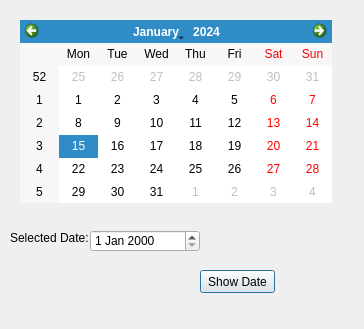
<?xml version="1.0" encoding="UTF-8"?>
<ui version="4.0">
 <class>Dialog</class>
 <widget class="QDialog" name="Dialog">
  <property name="geometry">
   <rect>
    <x>0</x>
    <y>0</y>
    <width>364</width>
    <height>329</height>
   </rect>
  </property>
  <property name="windowTitle">
   <string>Dialog</string>
  </property>
  <widget class="QCalendarWidget" name="calendarWidget">
   <property name="geometry">
    <rect>
     <x>20</x>
     <y>20</y>
     <width>312</width>
     <height>183</height>
    </rect>
   </property>
  </widget>
  <widget class="QDateEdit" name="dateEdit">
   <property name="geometry">
    <rect>
     <x>90</x>
     <y>230</y>
     <width>110</width>
     <height>22</height>
    </rect>
   </property>
  </widget>
  <widget class="QLabel" name="label">
   <property name="geometry">
    <rect>
     <x>10</x>
     <y>230</y>
     <width>81</width>
     <height>16</height>
    </rect>
   </property>
   <property name="text">
    <string>Selected Date: </string>
   </property>
  </widget>
  <widget class="QPushButton" name="pushButton_ShowDate">
   <property name="geometry">
    <rect>
     <x>200</x>
     <y>270</y>
     <width>75</width>
     <height>23</height>
    </rect>
   </property>
   <property name="text">
    <string>Show Date</string>
   </property>
  </widget>
 </widget>
 <resources/>
 <connections/>
</ui>
